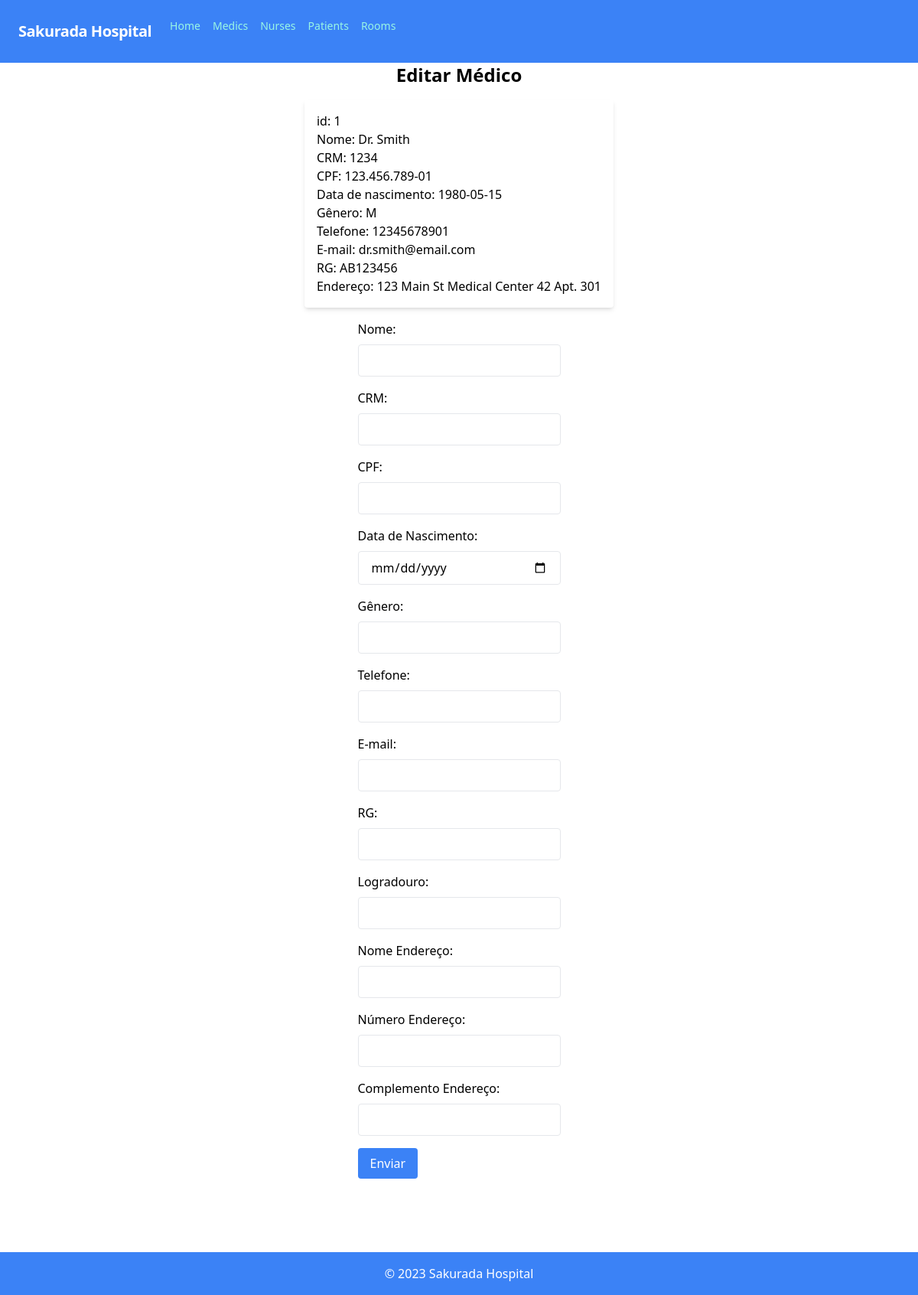
Screenshot of /medic/medico_edit.php?ID_Medico=1 with the database file from the repository.
### tables this page shows
CREATE TABLE Medico (
  ID_Medico INT PRIMARY KEY AUTO_INCREMENT,
  Nome_Medico VARCHAR(100),
  CRM VARCHAR(4),
  CPF_Medico VARCHAR(14),
  Data_Nascimento_Medico DATE,  
  Genero_Medico CHAR,
  Telefone_Medico VARCHAR(11),
  Numero_Endereco_Medico INT,
  Complemento_Endereco_Medico VARCHAR(100),
  Nome_Endereco_Medico VARCHAR(100),
  Logradouro_Medico VARCHAR(100),
  E_mail_Medico VARCHAR(100),
  RG_Medico VARCHAR(12)
);

### medic/medico_edit.php (the view, shortened to what this page needs)
<html>
    <head>
        <link href="https://cdn.jsdelivr.net/npm/tailwindcss@2.2.19/dist/tailwind.min.css" rel="stylesheet">
        <?php
        include("../connection.php");
        include("../components/nav.php");
        ?>
    </head>
    <body>
        <div class="flex justify-center">
            <div>
                <h1 class="text-2xl font-bold mb-4">Editar Médico</h1>
            </div>
        </div>
    <?php
        $id = $_GET["ID_Medico"];
        $sql = "SELECT * FROM Medico WHERE ID_Medico = $id";
        $result = $conn->query($sql);
        if ($result->num_rows > 0) {
            echo '<div class="flex justify-center">';
            echo '<div class="max-w-md">';
            while($row = $result->fetch_assoc()) {
                echo '<div class="bg-white shadow-md rounded p-4 mb-4">';
                echo "id: $id<br>";
                echo "Nome: {$row['Nome_Medico']}<br>";
                echo "CRM: {$row['CRM']}<br>";
                echo "CPF: {$row['CPF_Medico']}<br>";
                echo "Data de nascimento: {$row['Data_Nascimento_Medico']}<br>";
                echo "Gênero: {$row['Genero_Medico']}<br>";
                echo "Telefone: {$row['Telefone_Medico']}<br>";
                echo "E-mail: {$row['E_mail_Medico']}<br>";
                echo "RG: {$row['RG_Medico']}<br>";
                echo "Endereço: ". $row['Logradouro_Medico']." ".$row['Nome_Endereco_Medico']." ".$row['Numero_Endereco_Medico']." ".$row['Complemento_Endereco_Medico'];
                echo '</div>';
            }
            echo '</div>';
            echo '</div>';
        }
    ?>
    <div class="grid justify-center">
    <form name="form1" id="form1" method="post" action="./medico_edit_php.php" class="max-w-md mx-auto">
        <div class="mb-4">
            <label for="txtNome" class="block mb-2">Nome:</label>
            <input type="text" name="txtNome" id="txtNome" value="<?php ?>" class="w-full px-4 py-2 border rounded">
        </div>
        <div class="mb-4">
            <label for="txtCrm" class="block mb-2">CRM:</label>
            <input type="text" name="txtCrm" id="txtCrm" value="<?php ?>" class="w-full px-4 py-2 border rounded">
        </div>
        <div class="mb-4">
            <label for="txtCpf" class="block mb-2">CPF:</label>
            <input type="text" name="txtCpf" id="txtCpf" value="<?php ?>" class="w-full px-4 py-2 border rounded">
        </div>
        <div class="mb-4">
            <label for="dtNascimento" class="block mb-2">Data de Nascimento:</label>
            <input type="date" name="dtNascimento" id="dtNascimento" value="<?php ?>" class="w-full px-4 py-2 border rounded">
        </div>
        <div class="mb-4">
            <label for="txtGenero" class="block mb-2">Gênero:</label>
            <input type="text" name="txtGenero" id="txtGenero" value="<?php ?>" class="w-full px-4 py-2 border rounded">
        </div>
        <div class="mb-4">
            <label for="telTelefone" class="block mb-2">Telefone:</label>
            <input type="tel" name="telTelefone" id="telTelefone" value="<?php ?>" class="w-full px-4 py-2 border rounded">
        </div>
        <div class="mb-4">
            <label for="email" class="block mb-2">E-mail:</label>
            <input type="text" name="email" id="email" value="<?php ?>" class="w-full px-4 py-2 border rounded">
        </div>
        <div class="mb-4">
            <label for="txtRg" class="block mb-2">RG:</label>
            <input type="text" name="txtRg" id="txtRg" value="<?php ?>" class="w-full px-4 py-2 border rounded">
        </div>
        <div class="mb-4">
            <label for="txtLogradouro" class="block mb-2">Logradouro:</label>
            <input type="text" name="txtLogradouro" id="txtLogradouro" value="<?php ?>" class="w-full px-4 py-2 border rounded">
        </div>
        <div class="mb-4">
            <label for="txtNomeEndereco" class="block mb-2">Nome Endereço:</label>
            <input type="text" name="txtNomeEndereco" id="txtNomeEndereco" value="<?php ?>" class="w-full px-4 py-2 border rounded">
        </div>
        <div class="mb-4">
            <label for="txtNumeroEndereco" class="block mb-2">Número Endereço:</label>
            <input type="text" name="txtNumeroEndereco" id="txtNumeroEndereco" value="<?php ?>" class="w-full px-4 py-2 border rounded">
        </div>
        <div class="mb-4">
            <label for="txtComplementoEndereco" class="block mb-2">Complemento Endereço:</label>
            <input type="text" name="txtComplementoEndereco" id="txtComplementoEndereco" value="<?php ?>" class="w-full px-4 py-2 border rounded">
        </div>
        <input type="submit" value="Enviar" class="px-4 py-2 bg-blue-500 text-white rounded">
    </div>
    </body>
    <?php
        include("../components/footer.php");
    ?>
</html>

### rows the page displays
medico: Nome_Medico "Dr. Smith", CRM "1234", CPF_Medico "123.456.789-01", Data_Nascimento_Medico "1980-05-15", Genero_Medico "M", Telefone_Medico "12345678901", E_mail_Medico "dr.smith@email.com", RG_Medico "AB123456", Logradouro_Medico "123 Main St", Nome_Endereco_Medico "Medical Center", Numero_Endereco_Medico "42", Complemento_Endereco_Medico "Apt. 301"
